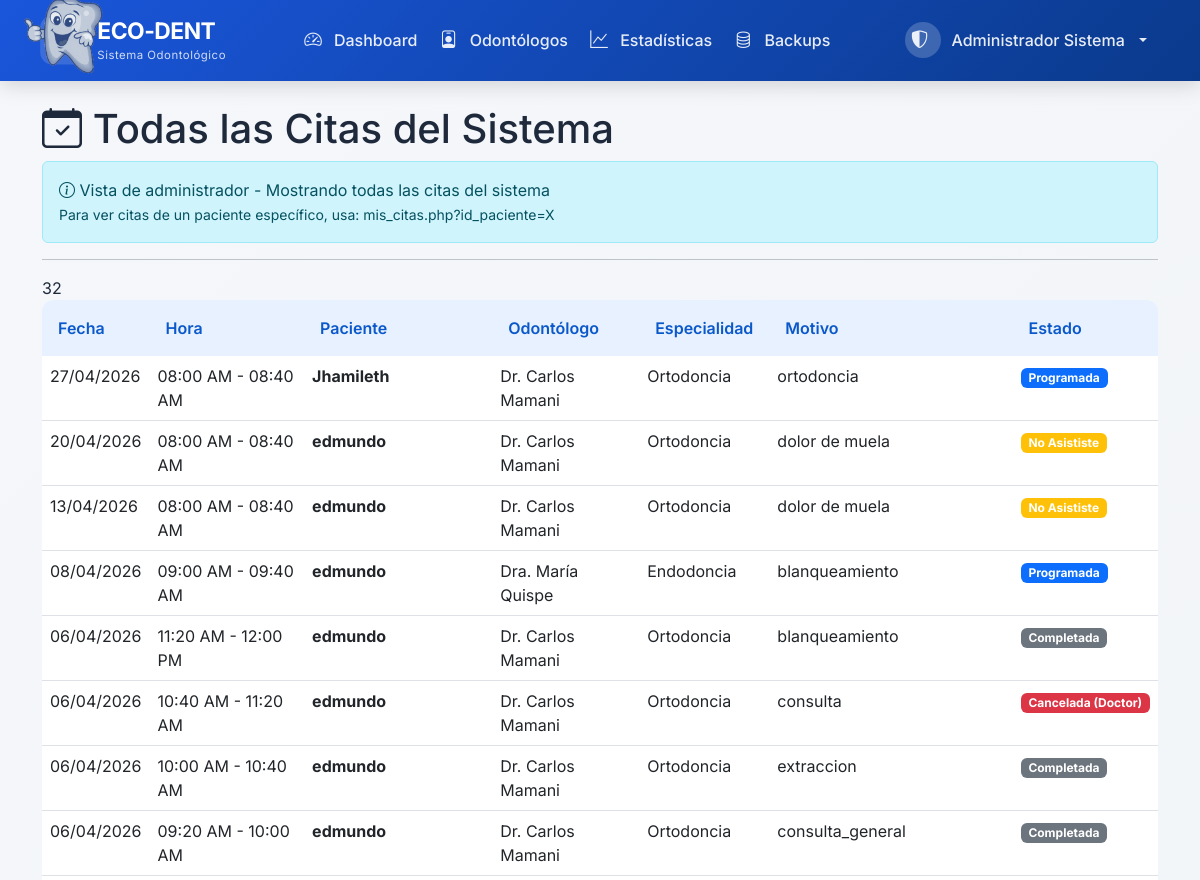
The app's page /public/paciente/mis_citas.php (signed in, upper part), older data.
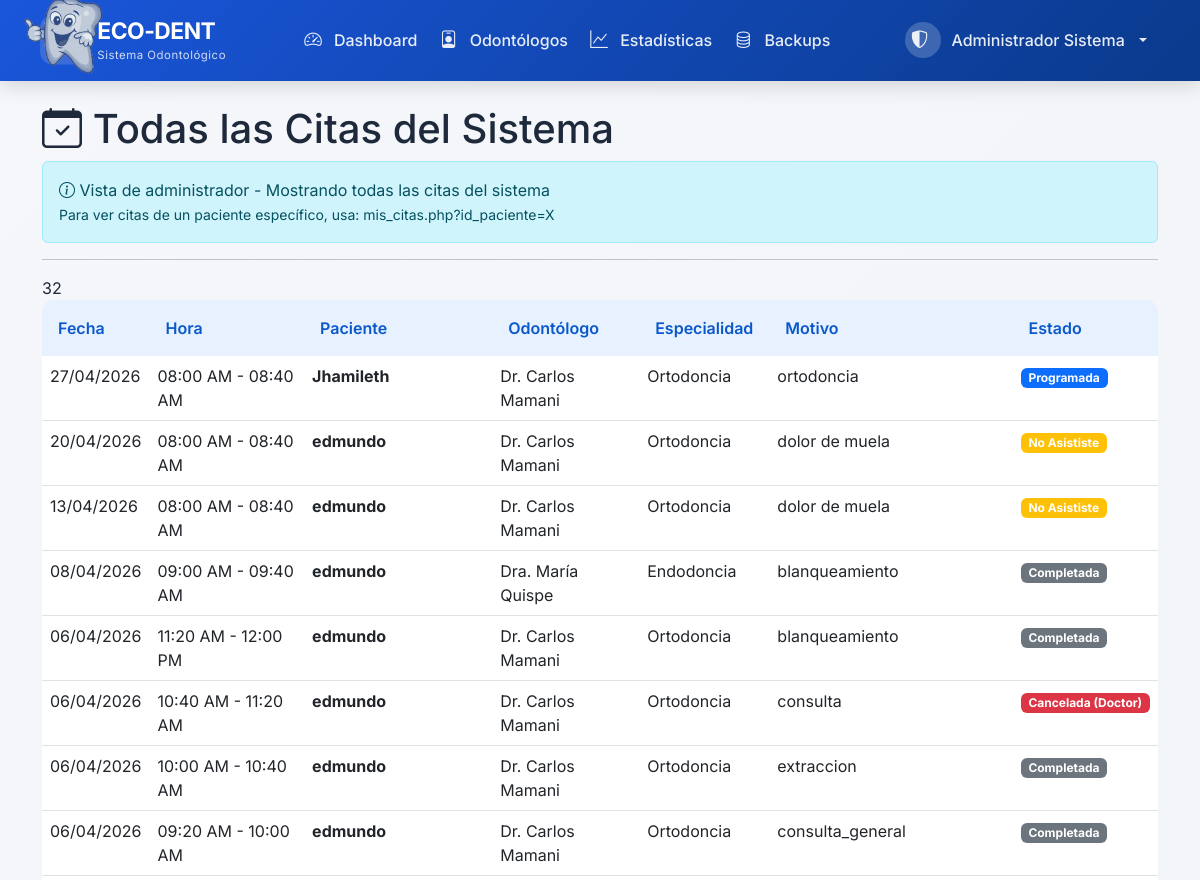
The same page, newer data.
### tables this page shows
CREATE TABLE `citas` (
  `id_cita` int(11) NOT NULL AUTO_INCREMENT,
  `id_paciente` int(11) NOT NULL,
  `id_odontologo` int(11) NOT NULL,
  `fecha_cita` date NOT NULL,
  `hora_cita` time NOT NULL,
  `hora_fin` time DEFAULT NULL,
  `motivo` varchar(255) DEFAULT NULL,
  `estado` enum('programada','confirmada','completada','cancelada_pac','cancelada_doc','ausente') DEFAULT 'programada',
  `cambios_realizados` int(11) DEFAULT 0,
  `limite_cambios` int(11) DEFAULT 3,
  `puede_modificar` tinyint(1) DEFAULT 1,
  `llego_tarde` tinyint(1) DEFAULT 0,
  `minutos_tarde` int(11) DEFAULT 0,
  `cancelado_por` int(11) DEFAULT NULL,
  `motivo_cancelacion` text DEFAULT NULL,
  `fecha_cancelacion` datetime DEFAULT NULL,
  `notificacion_enviada` tinyint(1) DEFAULT 0,
  `fecha_recordatorio_24h` datetime DEFAULT NULL,
  `fecha_recordatorio_1h` datetime DEFAULT NULL,
  `fecha_creacion` datetime DEFAULT current_timestamp(),
  `fecha_actualizacion` datetime DEFAULT NULL ON UPDATE current_timestamp(),
  PRIMARY KEY (`id_cita`),
  KEY `idx_fecha_cita` (`fecha_cita`),
  KEY `idx_odontologo_fecha` (`id_odontologo`,`fecha_cita`),
  KEY `idx_paciente` (`id_paciente`),
  KEY `idx_estado` (`estado`),
  CONSTRAINT `citas_ibfk_1` FOREIGN KEY (`id_paciente`) REFERENCES `pacientes` (`id_paciente`) ON DELETE CASCADE,
  CONSTRAINT `citas_ibfk_2` FOREIGN KEY (`id_odontologo`) REFERENCES `odontologos` (`id_odontologo`) ON DELETE CASCADE
);

CREATE TABLE `usuarios` (
  `id_usuario` int(11) NOT NULL AUTO_INCREMENT,
  `email` varchar(100) NOT NULL,
  `contrasena_hash` varchar(255) NOT NULL,
  `nombre_completo` varchar(150) NOT NULL,
  `telefono` varchar(20) DEFAULT NULL,
  `rol` enum('paciente','odontologo','admin') NOT NULL,
  `email_verificado` tinyint(1) DEFAULT 0,
  `codigo_verificacion` varchar(10) DEFAULT NULL,
  `codigo_expiracion` datetime DEFAULT NULL,
  `activo` tinyint(1) DEFAULT 1,
  `fecha_registro` datetime DEFAULT current_timestamp(),
  `ultimo_acceso` datetime DEFAULT NULL,
  PRIMARY KEY (`id_usuario`),
  UNIQUE KEY `email` (`email`),
  KEY `idx_email` (`email`),
  KEY `idx_rol` (`rol`)
);

CREATE TABLE `odontologos` (
  `id_odontologo` int(11) NOT NULL AUTO_INCREMENT,
  `id_usuario` int(11) NOT NULL,
  `especialidad_principal` varchar(100) NOT NULL,
  `especialidades_adicionales` text DEFAULT NULL,
  `duracion_cita_min` int(11) DEFAULT 40,
  `max_citas_dia` int(11) DEFAULT 8,
  `color_calendario` varchar(7) DEFAULT '#2E75B6',
  `activo` tinyint(1) DEFAULT 1,
  PRIMARY KEY (`id_odontologo`),
  UNIQUE KEY `id_usuario` (`id_usuario`),
  KEY `idx_activo` (`activo`),
  CONSTRAINT `odontologos_ibfk_1` FOREIGN KEY (`id_usuario`) REFERENCES `usuarios` (`id_usuario`) ON DELETE CASCADE
);

### includes/funciones.php (called while the page is built, shortened)
<?php
function esPaciente() {
    return isset($_SESSION['rol']) && $_SESSION['rol'] === 'paciente';
}
function esAdmin() {
    return isset($_SESSION['rol']) && $_SESSION['rol'] === 'admin';
}
?>

### public/paciente/mis_citas.php (the view, shortened to what the changed rows need)
<?php
require_once '../../config/database.php';
require_once '../../includes/funciones.php';
$es_admin = esAdmin();
$es_paciente = esPaciente();
$id_paciente = null;
$nombre_paciente = null;
if ($es_paciente && $id_paciente) {
    $sql = "SELECT c.*,
                   u.nombre_completo as nombre_odontologo,
                   o.especialidad_principal
            FROM citas c
            JOIN odontologos o ON c.id_odontologo = o.id_odontologo
            JOIN usuarios u ON o.id_usuario = u.id_usuario
            WHERE c.id_paciente = ?
            ORDER BY c.fecha_cita DESC, c.hora_cita DESC";
    $stmt = $conexion->prepare($sql);
    $stmt->bind_param("i", $id_paciente);
    $stmt->execute();
    $citas = $stmt->get_result();
} elseif ($es_admin) {
    $sql = "SELECT c.*,
                   u.nombre_completo as nombre_odontologo,
                   o.especialidad_principal,
                   p2.nombre_completo as nombre_paciente
            FROM citas c
            JOIN odontologos o ON c.id_odontologo = o.id_odontologo
            JOIN usuarios u ON o.id_usuario = u.id_usuario
            JOIN pacientes p ON c.id_paciente = p.id_paciente
            JOIN usuarios p2 ON p.id_usuario = p2.id_usuario
            ORDER BY c.fecha_cita DESC, c.hora_cita DESC
            LIMIT 100";
    $citas = $conexion->query($sql);
} else {
    $citas = new mysqli_result();
    $citas->num_rows = 0;
}
require_once '../../includes/header.php';
?>
<div class="row">
    <div class="col-md-12">
        <h1><i class="bi bi-calendar-check"></i>
            <?php
            if ($es_admin && $nombre_paciente) {
                echo "Citas de: " . htmlspecialchars($nombre_paciente);
            } elseif ($es_admin) {
                echo "Todas las Citas del Sistema";
            } else {
                echo "Mis Citas";
            }
            ?>
        </h1>
        <?php if (!$citas || $citas->num_rows === 0): ?>
            <div class="alert alert-info">
                <i class="bi bi-info-circle"></i>
                <?php
                if ($es_admin && $nombre_paciente) {
                    echo "Este paciente no tiene citas registradas.";
                } elseif ($es_admin) {
                    echo "No hay citas registradas en el sistema.";
                } else {
                    echo "No tienes citas agendadas. <a href='agendar.php'>¡Agenda tu primera cita ahora!</a>";
                }
                ?>
            </div>
        <?php else: ?>
            <div class="table-responsive">
                <table class="table table-hover">
                    <thead class="table-dark">
                            <th>Fecha</th>
                            <th>Hora</th>
                            <?php if ($es_admin && !$nombre_paciente): ?>
                                <th>Paciente</th>
                            <?php endif; ?>
                            <th>Odontólogo</th>
                            <th>Especialidad</th>
                            <th>Motivo</th>
                            <th>Estado</th>
                    </thead>
                    <tbody>
                        <?php while ($cita = $citas->fetch_assoc()): ?>
                            <tr>
                                <td><?php echo date('d/m/Y', strtotime($cita['fecha_cita'])); ?></td>
                                <td><?php echo date('h:i A', strtotime($cita['hora_cita'])).' - '.date('h:i A', strtotime($cita['hora_fin'])); ?></td>
                                <?php if ($es_admin && !$nombre_paciente): ?>
                                    <td>
                                        <strong><?php echo htmlspecialchars($cita['nombre_paciente'] ?? 'N/A'); ?></strong>
                                    </td>
                                <?php endif; ?>
                                <td><?php echo htmlspecialchars($cita['nombre_odontologo']); ?></td>
                                <td><?php echo htmlspecialchars($cita['especialidad_principal']); ?></td>
                                <td><?php echo $cita['motivo'] ?? '-'; ?></td>
                                <td>
                                    <?php
                                    $estados = [
                                        'programada' => 'badge bg-primary',
                                        'confirmada' => 'badge bg-success',
                                        'completada' => 'badge bg-secondary',
                                        'cancelada_pac' => 'badge bg-danger',
                                        'cancelada_doc' => 'badge bg-danger',
                                        'ausente' => 'badge bg-warning'
                                    ];
                                    $estado_texto = [
                                        'programada' => 'Programada',
                                        'confirmada' => 'Confirmada',
                                        'completada' => 'Completada',
                                        'cancelada_pac' => 'Cancelada (Tú)',
                                        'cancelada_doc' => 'Cancelada (Doctor)',
                                        'ausente' => 'No Asististe'
                                    ];
                                    $clase = $estados[$cita['estado']] ?? 'badge bg-secondary';
                                    ?>
                                    <span class="<?php echo $clase; ?>">
                                        <?php echo $estado_texto[$cita['estado']] ?? $cita['estado']; ?>
                                    </span>
                                </td>
                            </tr>
                        <?php endwhile; ?>
                    </tbody>
                </table>
            </div>
        <?php endif; ?>
    </div>
</div>
<?php
require_once '../../includes/footer.php';
?>

Row changes from the older to the newer data that the page shows:
changed citas "09:00 AM": estado "Programada" → "Completada"
